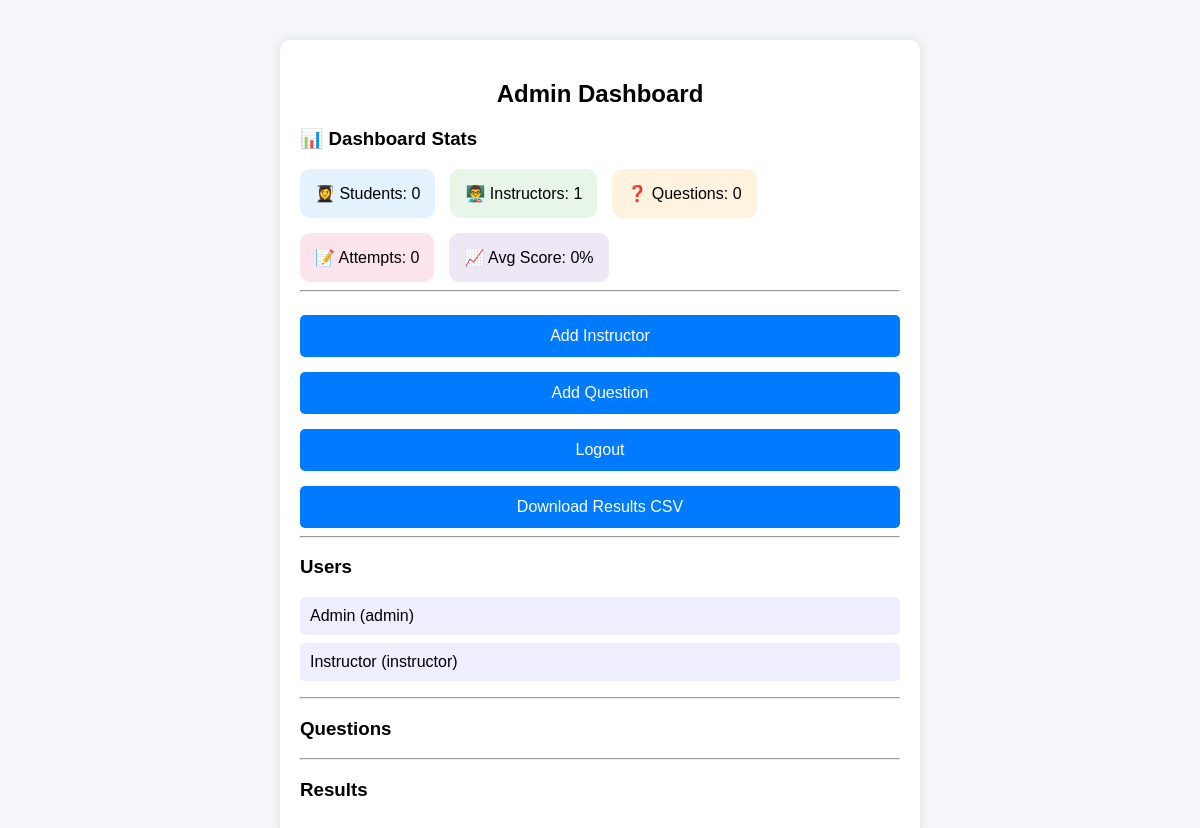
Page /admin (signed in) on the earlier database version.
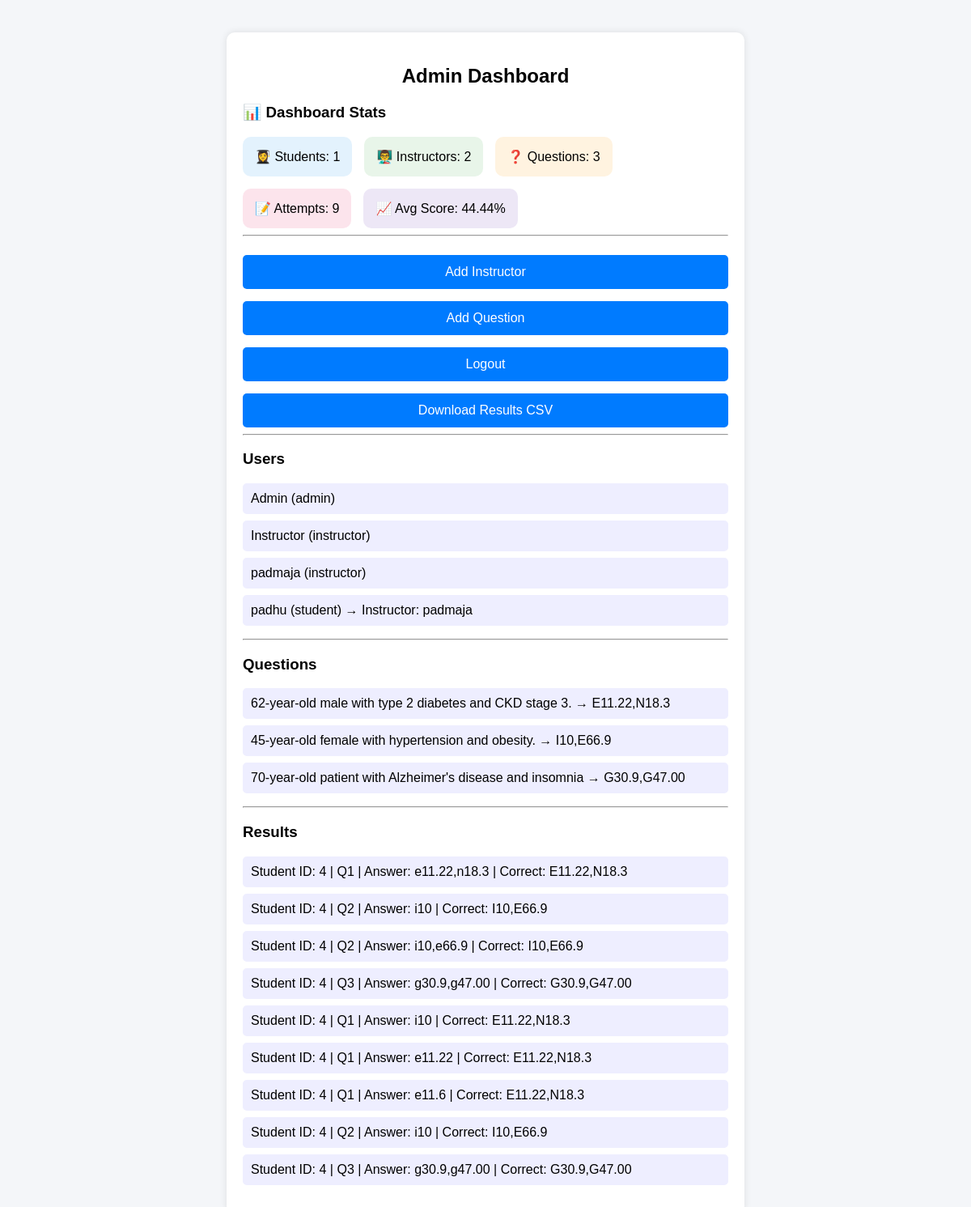
Same page on the later database version.
### app.py (models this page shows)
class User(UserMixin, db.Model):
    id = db.Column(db.Integer, primary_key=True)
    name = db.Column(db.String(100))
    email = db.Column(db.String(100), unique=True)
    password = db.Column(db.String(100))
    role = db.Column(db.String(20))
    instructor_id = db.Column(db.Integer)

class Question(db.Model):
    id = db.Column(db.Integer, primary_key=True)
    question = db.Column(db.String(500))
    answer = db.Column(db.String(100))

class Result(db.Model):
    id = db.Column(db.Integer, primary_key=True)
    student_id = db.Column(db.Integer)
    question_id = db.Column(db.Integer)
    selected_answer = db.Column(db.String(100))
    correct_answer = db.Column(db.String(100))
    is_correct = db.Column(db.Boolean)
    attempt = db.Column(db.Integer)

### app.py (the view)
@app.route("/admin")
@login_required
def admin():
    if current_user.role != "admin":
        return "Access Denied"
    users = User.query.all()
    questions = Question.query.all()
    results = Result.query.all()
    total_students = User.query.filter_by(role="student").count()
    total_instructors = User.query.filter_by(role="instructor").count()
    total_questions = len(questions)
    total_attempts = len(results)
    correct = sum(1 for r in results if r.is_correct)
    avg_score = round((correct / total_attempts) * 100, 2) if total_attempts > 0 else 0
    instructor_map = {
        u.id: u.name for u in User.query.filter_by(role="instructor").all()
    }
    return render_template(
        "admin.html",
        users=users,
        questions=questions,
        results=results,
        total_students=total_students,
        total_instructors=total_instructors,
        total_questions=total_questions,
        total_attempts=total_attempts,
        avg_score=avg_score,
        instructors=instructor_map,
    )

### app.py (called while the page is built)
@login_manager.user_loader
def load_user(user_id):
    return db.session.get(User, int(user_id))

### templates/admin.html (shortened to what this page needs)
<!DOCTYPE html>
<html>
<head>
  <link rel="stylesheet" href="{{ url_for('static', filename='style.css') }}">
</head>
<body>
<div class="container">
  <h2>Admin Dashboard</h2>
  <h3>📊 Dashboard Stats</h3>
  <div style="display:flex; flex-wrap:wrap; gap:15px;">
    <div style="background:#e3f2fd; padding:15px; border-radius:10px;">
      👩‍🎓 Students: {{ total_students }}
    </div>
    <div style="background:#e8f5e9; padding:15px; border-radius:10px;">
      👨‍🏫 Instructors: {{ total_instructors }}
    </div>
    <div style="background:#fff3e0; padding:15px; border-radius:10px;">
      ❓ Questions: {{ total_questions }}
    </div>
    <div style="background:#fce4ec; padding:15px; border-radius:10px;">
      📝 Attempts: {{ total_attempts }}
    </div>
    <div style="background:#ede7f6; padding:15px; border-radius:10px;">
      📈 Avg Score: {{ avg_score }}%
    </div>
  </div>
  <hr>
  <button onclick="location.href='/add_instructor'">Add Instructor</button>
  <button onclick="location.href='/add_question'">Add Question</button>
  <button onclick="location.href='/logout'">Logout</button>
  <a href="/export_results">
    <button>Download Results CSV</button>
  </a>
  <hr>
  <h3>Users</h3>
  <ul>
  {% for user in users %}
    <li>
      {{ user.name }} ({{ user.role }})
      {% if user.role == 'student' %}
        → Instructor: {{ instructors.get(user.instructor_id, 'None') }}
      {% endif %}
    </li>
  {% endfor %}
  </ul>
  <hr>
  <h3>Questions</h3>
  <ul>
  {% for q in questions %}
    <li>{{ q.question }} → {{ q.answer }}</li>
  {% endfor %}
  </ul>
  <hr>
  <h3>Results</h3>
  <ul>
  {% for r in results %}
    <li>
      Student ID: {{ r.student_id }} |
      Q{{ r.question_id }} |
      Answer: {{ r.selected_answer }} |
      Correct: {{ r.correct_answer }}
    </li>
  {% endfor %}
  </ul>
</div>
</body>
</html>

### static/style.css (style rules this page uses)
body { font-family: Arial; background-color: #f4f6f9; margin: 0; padding: 0; }
.container { width: 90%; max-width: 400px; margin: auto; margin-top: 40px; background: white; padding: 20px; border-radius: 10px; box-shadow: 0 0 10px rgba(0,0,0,0.1); }
h2 { text-align: center; }
button { width: 100%; padding: 12px; margin-top: 15px; background-color: #007bff; color: white; border: none; border-radius: 5px; font-size: 16px; }
ul { padding: 0; }
li { list-style: none; background: #eef; margin: 8px 0; padding: 10px; border-radius: 5px; }
@media (min-width: 768px) { .container { max-width: 600px; } }

Differences in the rows shown:
added User: name "padmaja", role "instructor", get "padmaja"
added User: name "padhu", role "student"
added Question: question "62-year-old male with type 2 diabetes and CKD stage 3.", answer "E11.22,N18.3"
added Question: question "45-year-old female with hypertension and obesity.", answer "I10,E66.9"
added Question: question "70-year-old patient with Alzheimer's disease and insomnia", answer "G30.9,G47.00"
added Result: student_id "4", question_id "1", selected_answer "e11.22,n18.3", correct_answer "E11.22,N18.3"
added Result: student_id "4", question_id "2", selected_answer "i10", correct_answer "I10,E66.9"
added Result: student_id "4", question_id "2", selected_answer "i10,e66.9", correct_answer "I10,E66.9"
added Result: student_id "4", question_id "3", selected_answer "g30.9,g47.00", correct_answer "G30.9,G47.00"
added Result: student_id "4", question_id "1", selected_answer "i10", correct_answer "E11.22,N18.3"
added Result: student_id "4", question_id "1", selected_answer "e11.22", correct_answer "E11.22,N18.3"
added Result: student_id "4", question_id "1", selected_answer "e11.6", correct_answer "E11.22,N18.3"
added Result: student_id "4", question_id "2", selected_answer "i10", correct_answer "I10,E66.9"
added Result: student_id "4", question_id "3", selected_answer "g30.9,g47.00", correct_answer "G30.9,G47.00"
Other differences:
{{ total_students }}: "0" → "1"
{{ total_instructors }}: "1" → "2"
{{ total_questions }}: "0" → "3"
{{ total_attempts }}: "0" → "9"
{{ avg_score }}: "0" → "44.44"
